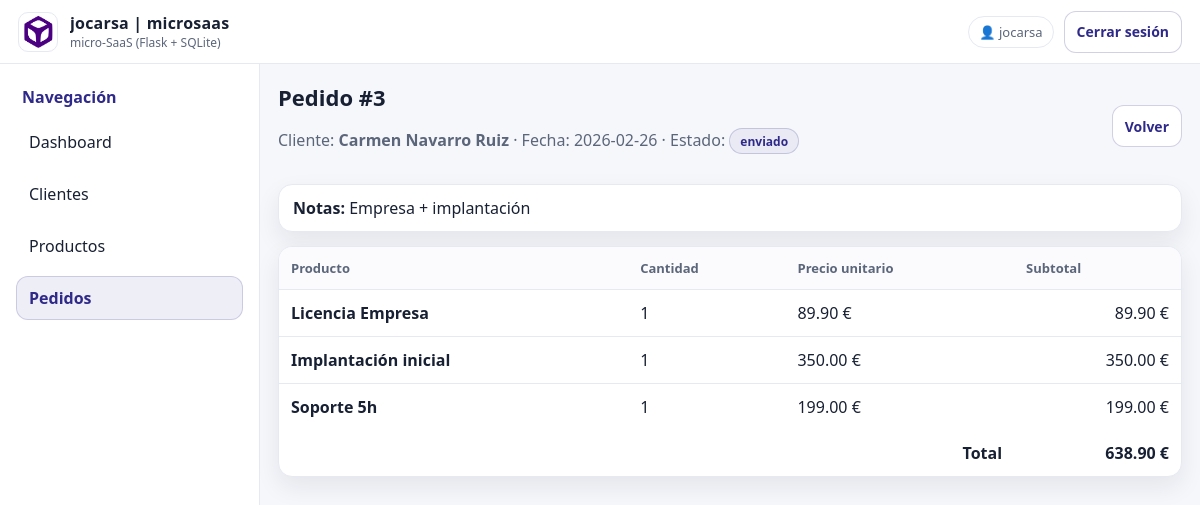
Screenshot of /pedidos/3 (signed in) with the database file from the repository.
### tables this page shows
CREATE TABLE pedidos(
            id INTEGER PRIMARY KEY AUTOINCREMENT,
            cliente_id INTEGER NOT NULL,
            fecha TEXT NOT NULL,
            estado TEXT NOT NULL DEFAULT 'borrador',
            notas TEXT,
            created_at TEXT NOT NULL,
            FOREIGN KEY(cliente_id) REFERENCES clientes(id) ON DELETE RESTRICT
        );

CREATE TABLE pedido_lineas(
            id INTEGER PRIMARY KEY AUTOINCREMENT,
            pedido_id INTEGER NOT NULL,
            producto_id INTEGER NOT NULL,
            cantidad INTEGER NOT NULL DEFAULT 1,
            precio_unitario REAL NOT NULL DEFAULT 0,
            FOREIGN KEY(pedido_id) REFERENCES pedidos(id) ON DELETE CASCADE,
            FOREIGN KEY(producto_id) REFERENCES productos(id) ON DELETE RESTRICT
        );

CREATE TABLE productos(
            id INTEGER PRIMARY KEY AUTOINCREMENT,
            nombre TEXT NOT NULL,
            sku TEXT,
            precio REAL NOT NULL DEFAULT 0,
            stock INTEGER NOT NULL DEFAULT 0,
            created_at TEXT NOT NULL
        );

### app.py (the view)
    @app.route("/pedidos/<int:pedido_id>")
    @login_required
    def pedido_view(pedido_id):
        conn = get_db()
        pedido = conn.execute("""
            SELECT p.*, c.nombre || ' ' || c.apellidos AS cliente_nombre
            FROM pedidos p
            JOIN clientes c ON c.id = p.cliente_id
            WHERE p.id = ?
        """, (pedido_id,)).fetchone()
        if not pedido:
            conn.close()
            flash("Pedido no encontrado.", "error")
            return redirect(url_for("pedidos_list"))
        lineas = conn.execute("""
            SELECT l.*, pr.nombre AS producto_nombre
            FROM pedido_lineas l
            JOIN productos pr ON pr.id = l.producto_id
            WHERE l.pedido_id = ?
            ORDER BY l.id ASC
        """, (pedido_id,)).fetchall()
        total = 0.0
        for l in lineas:
            total += float(l["cantidad"]) * float(l["precio_unitario"])
        conn.close()
        return render_template("pedido_view.html", pedido=pedido, lineas=lineas, total=total)

### templates/pedido_view.html
{% extends "base.html" %}
{% block body %}
  <aside class="sidebar">
    <div class="sidebar-title">Navegación</div>
    <a class="navitem" href="{{ url_for('dashboard') }}">Dashboard</a>
    <a class="navitem" href="{{ url_for('clientes_list') }}">Clientes</a>
    <a class="navitem" href="{{ url_for('productos_list') }}">Productos</a>
    <a class="navitem active" href="{{ url_for('pedidos_list') }}">Pedidos</a>
  </aside>
  <main class="main">
    <div class="pagehead row">
      <div>
        <h1>Pedido #{{ pedido.id }}</h1>
        <p class="muted">
          Cliente: <b>{{ pedido.cliente_nombre }}</b> · Fecha: {{ pedido.fecha }} · Estado: <span class="pill">{{ pedido.estado }}</span>
        </p>
      </div>
      <div class="actions">
        <a class="btn btn-outline" href="{{ url_for('pedidos_list') }}">Volver</a>
      </div>
    </div>
    {% if pedido.notas %}
      <div class="note-box"><b>Notas:</b> {{ pedido.notas }}</div>
    {% endif %}
    <div class="tablewrap">
      <table class="table">
        <thead>
          <tr>
            <th>Producto</th>
            <th>Cantidad</th>
            <th>Precio unitario</th>
            <th class="right">Subtotal</th>
          </tr>
        </thead>
        <tbody>
          {% for l in lineas %}
            <tr>
              <td><b>{{ l.producto_nombre }}</b></td>
              <td>{{ l.cantidad }}</td>
              <td>{{ "%.2f"|format(l.precio_unitario) }} €</td>
              <td class="right">{{ "%.2f"|format(l.cantidad * l.precio_unitario) }} €</td>
            </tr>
          {% endfor %}
        </tbody>
        <tfoot>
          <tr>
            <td colspan="3" class="right"><b>Total</b></td>
            <td class="right"><b>{{ "%.2f"|format(total) }} €</b></td>
          </tr>
        </tfoot>
      </table>
    </div>
  </main>
{% endblock %}

### static/style.css (style rules this page uses)
:root { --indigo:#2f2a8a; --indigo-2:#3b36a8; --orange:#f57c00; --bg:#f6f7fb; --card:#ffffff; --text:#182033; --muted:#5b667a; --line:#e6e9f2; --danger:#c62828; --shadow:0 10px 24px rgba(16,24,40,.08); --radius:14px; --radius-sm:10px; --control-h:42px; --btn-h:42px; --btn-h-sm:34px; --font: system-ui, -apple-system, Segoe UI, Roboto, Ubuntu, Cantarell, "Helvetica Neue", Arial, "Noto Sans", "Liberation Sans", sans-serif; }
* { box-sizing:border-box; }
html,body { height:100%; }
body { margin:0; font-family:var(--font); color:var(--text); background:var(--bg); }
.sidebar { width:260px; padding:16px; border-right:1px solid var(--line); background:var(--card); }
.sidebar-title { font-weight:800; color:var(--indigo); margin:6px 6px 12px 6px; }
.navitem { display:block; padding:10px 12px; border-radius:12px; text-decoration:none; color:var(--text); border:1px solid transparent; margin-bottom:8px; }
.navitem.active { background:rgba(47,42,138,.08); border-color:rgba(47,42,138,.18); color:var(--indigo); font-weight:700; }
.main { flex:1; padding:18px; }
.pagehead { margin-bottom:14px; }
.pagehead h1 { margin:0; font-size:22px; }
.muted { color:var(--muted); }
.row { display:flex; align-items:center; justify-content:space-between; gap:14px; }
.actions { display:flex; gap:10px; align-items:center; flex-wrap:wrap; }
.btn { display:inline-flex; align-items:center; justify-content:center; gap:8px; height:var(--btn-h); padding:0 12px; border-radius:12px; border:1px solid transparent; text-decoration:none; font-weight:800; font-size:14px; cursor:pointer; background:#fff; color:var(--text); vertical-align:middle; white-space:nowrap; }
.btn-outline { border-color:rgba(47,42,138,.22); color:var(--indigo); background:#fff; }
.tablewrap { background:var(--card); border:1px solid var(--line); border-radius:var(--radius); overflow:hidden; box-shadow:var(--shadow); }
.table { width:100%; border-collapse:collapse; }
.table th, .table td { padding:12px 12px; border-bottom:1px solid var(--line); vertical-align:middle; }
.table th { text-align:left; background:#fbfbfe; font-size:13px; color:var(--muted); font-weight:800; }
.table tr:last-child td { border-bottom:none; }
.right { text-align:right; }
.pill { display:inline-flex; align-items:center; height:26px; padding:0 10px; border-radius:999px; border:1px solid rgba(47,42,138,.20); background:rgba(47,42,138,.06); color:var(--indigo); font-weight:800; font-size:12px; }
.note-box { background:#fff; border:1px solid var(--line); border-radius:var(--radius); box-shadow:var(--shadow); padding:12px 14px; margin-bottom:14px; }

### rows the page displays
pedidos: id "3", fecha "2026-02-26", estado "enviado", notas "Empresa + implantación"
pedido_lineas: producto_nombre "Licencia Empresa", cantidad "1", precio_unitario "89.90", l.cantidad*l.precio_unitario "89.90"
pedido_lineas: producto_nombre "Implantación inicial", cantidad "1", precio_unitario "350.00", l.cantidad*l.precio_unitario "350.00"
pedido_lineas: producto_nombre "Soporte 5h", cantidad "1", precio_unitario "199.00", l.cantidad*l.precio_unitario "199.00"

### other values shown
{{ APP_NAME }} "jocarsa | microsaas"
{{ current_user }} "jocarsa"
{{ pedido.cliente_nombre }} "Carmen Navarro Ruiz"
{{ "%.2f"|format(total) }} "638.90"
